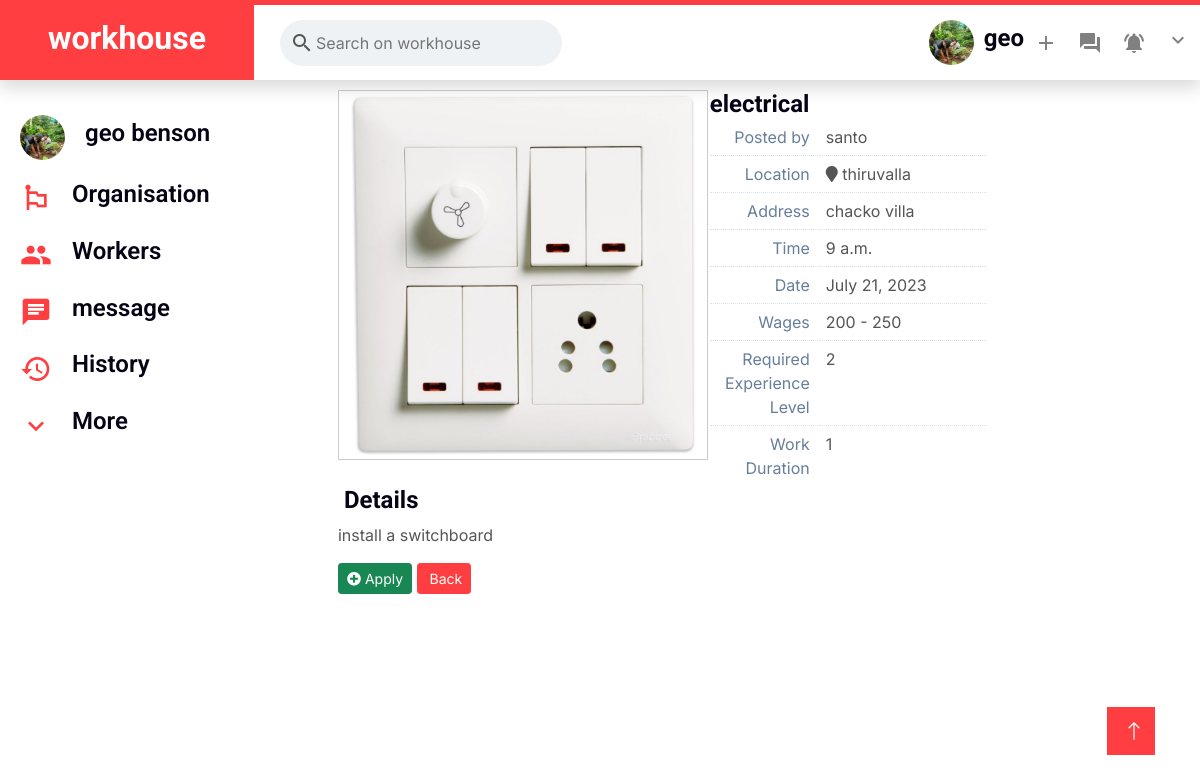
The app's page /job_single/7 (signed in) with its own data.
### main/models.py (models this page shows, shortened)
class Worker(AbstractBaseUser):
    first_name = models.CharField(max_length=150)
    last_name = models.CharField(max_length=150)
    email = models.EmailField()
    username =models.CharField(max_length=100,unique=True)
    password = models.CharField(max_length=128)
    phone_no =models.CharField(max_length=100,unique=True)
    location =models.CharField(max_length=150)
    user_image =models.ImageField(upload_to="workerProfile")
    dob =models.DateField(null=True)
    user_bio=models.CharField(max_length=150)
    type=models.CharField(max_length=100,default='worker')
    address=models.CharField(max_length=300)
    job_title=models.CharField(max_length=150,null= True)
    catagory=models.CharField(max_length=150,null= True)
    experience=models.CharField(max_length=150,null= True)
    skill_1 =models.CharField(max_length=150,null= True)
    skill_2 =models.CharField(max_length=150,null= True)
    skill_3 =models.CharField(max_length=150,null= True)
    id_proof=models.ImageField(upload_to="workerfile")
    exp_proof=models.ImageField(upload_to="workerfile")
    cv=models.ImageField(upload_to="workerfile")
    is_approved=models.BooleanField(null= True)
    status=models.CharField(max_length=100,null= True)
    is_report=models.BooleanField(null= True,default=True)

class Job_post(models.Model):
    post_id=models.AutoField(primary_key=True)
    user = models.ForeignKey(User, on_delete=models.CASCADE)
    job_title=models.CharField(max_length=150)
    job_description=models.CharField(max_length=350)
    location=models.CharField(max_length=150)
    address=models.CharField(max_length=250)
    time=models.TimeField()
    date=models.DateField()
    min_wage=models.CharField(max_length=150)
    max_wage=models.CharField(max_length=150)
    exp_lvl=models.CharField(max_length=150)
    expected_time=models.CharField(max_length=100)
    valid=models.BooleanField(null=True)
    photo=models.ImageField(upload_to="job_post")

class User(AbstractBaseUser):
    id=models.AutoField(primary_key=True)
    first_name = models.CharField(max_length=150)
    last_name = models.CharField(max_length=150)
    email = models.EmailField()
    username =models.CharField(max_length=100,unique=True)
    password = models.CharField(max_length=128)
    phone_no =models.CharField(max_length=100,unique=True)
    location =models.CharField(max_length=150)
    user_image =models.ImageField(upload_to="userProfile")
    dob =models.DateField(null=True)
    user_bio=models.CharField(max_length=150)
    type=models.CharField(max_length=100,default='user')
    address=models.CharField(max_length=300)
    def __str__(self):
        return self.username

### main/views.py (the view)
# urls.py: path('job_single/<id>',job_single,name="job_single"),
def job_single(request,id):
   username = request.session.get('username')
   worker=Worker.objects.get(username = username)
   post=Job_post.objects.get(post_id = id)
   context = {'worker':worker , 'post':post}
   return render(request,"job_single.html",context)

### main/templates/job_single.html (shortened to what this page needs)
{%load static%}
<!DOCTYPE html>
<html lang="en">
<head>
  <link href="{%static 'css/style(3).css'%}" rel="stylesheet" type="text/css">
  <link href="https://cdnjs.cloudflare.com/ajax/libs/font-awesome/5.10.0/css/all.min.css" rel="stylesheet">
  <link href="https://cdn.jsdelivr.net/npm/bootstrap-icons@1.4.1/font/bootstrap-icons.css" rel="stylesheet">
  <link href="{%static 'lib/animate/animate.min.css' %}" rel="stylesheet">
  <link href="{%static 'lib/owlcarousel/assets/owl.carousel.min.css' %}" rel="stylesheet">
  <link href="{%static 'css/bootstrap.min.css' %}" rel="stylesheet">
  <a href="#" class="btn btn-lg btn-primary btn-lg-square rounded-0 back-to-top"><i class="bi bi-arrow-up"></i></a>
</head>
<body>
    <nav class="navbar navbar-expand-lg bg-white navbar-light shadow border-top border-5 border-primary sticky-top p-0">
        <div class="header__left">
            <a href="index.html" class="navbar-brand bg-primary d-flex align-items-center px-4 px-lg-5">
                <h2 class="mb-2 text-white">workhouse</h2>
            </a>
            <div class="header__input">
              <span class="material-icons"> search </span>
              <input type="text" placeholder="Search on workhouse" />
            </div>
          </div>
        <div class="collapse navbar-collapse" id="navbarCollapse">
            <div class="navbar-nav ms-auto p-4 p-lg-0">
                <div class="header__right">
                    <div class="header__info">
                      <img
                        class="user__avatar"
                        src="/media/{{worker.user_image}}"
                        alt=""
                        width="45"
                        height="45"
                      />
                      <h4>{{worker.username}}</h4>
                    </div>
                    <span class="material-icons"> add </span>
                    <span class="material-icons"> forum </span>
                    <span class="material-icons"> notifications_active </span>
                    <div class="nav-item dropdown">
                    <span href="#" class="material-icons" data-bs-toggle="dropdown" style="pointer-events: none;"> expand_more </span>
                    </div>
                  </div>
                </div>
            </div>
    </nav>
    <div class="main__body ">
        <div class="sidebar">
          <div class="sidebarRow">
            <img
              class="user__avatar"
              src="/media/{{worker.user_image}}"
              alt="" width="45" height="45"
            />
            <h4>{{worker.first_name}} {{worker.last_name}}</h4>
          </div>
          <div class="sidebarRow">
            <span class="material-icons"> emoji_flags </span>
            <h4>Organisation</h4>
          </div>
          <div class="sidebarRow">
            <span class="material-icons"> people </span>
            <h4>Workers</h4>
          </div>
          <div class="sidebarRow">
            <span class="material-icons"> chat </span>
            <h4>message</h4>
          </div>
          <div class="sidebarRow">
            <span class="material-icons"> history </span>
            <h4>History</h4>
          </div>
          <div class="sidebarRow">
            <span class="material-icons"> expand_more </span>
            <h4>More</h4>
          </div>
        </div>
       <div class="feed">
        <div id="home" class="tab-pane in active">
            <div class="row">
                <div class="col-xs-12 col-sm-3 center">
                    <span class="">
                        <img class="profile-picture" alt=" Avatar" id="avatar2" src="/media/{{post.photo}}">
                    </span>
                </div>
                <div class="col-xs-12 col-sm-9">
                    <h4 class="blue profile-user-info">
                        <span class="middle">{{post.job_title}}</span>
                    </h4>
                    <div class="profile-user-info">
                        <div class="profile-info-row">
                            <div class="profile-info-name"> Posted by </div>
                            <div class="profile-info-value">
                                <span>{{post.user}}</span>
                            </div>
                        </div>
                        <div class="profile-info-row">
                            <div class="profile-info-name"> Location</div>
                            <div class="profile-info-value">
                                <i class="fa fa-map-marker light-orange bigger-110"></i>
                                <span>{{post.location}}</span>
                            </div>
                        </div>
                        <div class="profile-info-row">
                            <div class="profile-info-name"> Address </div>
                            <div class="profile-info-value">
                                <span>{{post.address}}</span>
                            </div>
                        </div>
                        <div class="profile-info-row">
                          <div class="profile-info-name"> Time </div>
                          <div class="profile-info-value">
                              <span>{{post.time}}</span>
                          </div>
                      </div>
                      <div class="profile-info-row">
                        <div class="profile-info-name"> Date </div>
                        <div class="profile-info-value">
                            <span>{{post.date}}</span>
                        </div>
                    </div>
                    <div class="profile-info-row">
                      <div class="profile-info-name"> Wages </div>
                      <div class="profile-info-value">
                          <span>{{post.min_wage}} - {{post.max_wage}}</span>
                      </div>
                  </div>
                        <div class="profile-info-row">
                            <div class="profile-info-name">Required Experience Level </div>
                            <div class="profile-info-value">
                                <span>{{post.exp_lvl}}</span>
                            </div>
                        </div>
                        <div class="profile-info-row">
                            <div class="profile-info-name"> Work Duration </div>
                            <div class="profile-info-value">
                                <span>{{post.expected_time}}</span>
                            </div>
                        </div>
                    </div>
                </div>
            </div>
            <div class="row">
                <div class="col-xs-12 col-sm-12">
                    <div class="widget-box transparent">
                        <div class="widget-header widget-header-small">
                            <h4 class="widget-title smaller">
                                Details
                            </h4>
                        </div>
                        <div class="widget-body">
                            <div class="widget-main">
                                <p>
                                   {{post.job_description}}
                                </p>
                            </div>
                    <a href="/notify/{{post.post_id}}" class="btn btn-sm btn-block btn-success">
                        <i class="ace-icon fa fa-plus-circle bigger-120"></i>
                        <span class="bigger-110">Apply</span>
                    </a>
                    <a href="#" class="btn btn-sm btn-block btn-primary">
                        <span class="bigger-110">Back</span>
                    </a>
                        </div>
                    </div>
                </div>
            </div>
        </div>
    </div>
      </div>
</body>
</html>

### main/static/css/style(3).css (style rules this page uses)
:root { --primary: #FF3E41; --secondary: #51CFED; --light: #F8F2F0; --dark: #060315; }
*, *::before, *::after { box-sizing: border-box; }
.back-to-top { position: fixed; display: none; right: 45px; bottom: 45px; z-index: 99; }
.btn { font-weight: 600; transition: .5s; }
.btn.btn-primary, .btn.btn-secondary { color: #FFFFFF; }
.btn-lg-square { width: 48px; height: 48px; }
.btn-square, .btn-sm-square, .btn-lg-square { padding: 0; display: flex; align-items: center; justify-content: center; font-weight: normal; }
.navbar-light .navbar-brand, .navbar-light a.btn { height: 75px; }
.navbar-light.sticky-top { top: -100px; transition: .5s; right: 0; }
* { margin: 0; box-sizing: border-box; }
.user__avatar { border-radius: 50%; width: 45px; }
.header__left { display: flex; align-items: center; justify-content: space-evenly; }
.header__input { display: flex; align-items: center; background-color: #eff2f5; padding: 10px; margin-left: 10px; border-radius: 999px; }
.header__input input { border: none; background-color: transparent; outline-width: 0; }
.header__info { display: flex; align-items: center; }
.header__info h4 { margin-left: 10px; }
.header__right { display: flex; align-items: center; }
.header__right .material-icons { color: gray; margin: 0 10px; right: 0; }
.sidebarRow { display: flex; align-items: center; padding: 10px; cursor: pointer; }
.sidebarRow h4 { margin-left: 20px; font-weight: 600; }
.sidebarRow .material-icons { font-size: xx-large; color: #FF3E41; }
.main__body { display: flex; }
body { background-color: #f1f2f5; }
.feed { flex: 1; padding: 30px 100px; display: flex; flex-direction: column; justify-content: center; align-items: center; }
.sidebar { padding: 25px 10px; flex: 0.33; }
@media (min-width: 769px) and (max-width: 1440px) { .feed { width: 50%; padding: 10px 50px; } }
html, .button { background: none; border: none; outline: none; cursor: pointer; transition: background-color ease 0.2s; }

### main/templates/job_single.html (style rules this page uses)
.profile-user-info { display: table; width: 98%; width: calc(50% - 24px); margin: 0 auto }
.profile-info-row { display: table-row }
.profile-info-name, .profile-info-value { display: table-cell; border-top: 1px dotted #D5E4F1 }
.profile-info-name { text-align: right; padding: 6px 10px 6px 4px; font-weight: 400; color: #667E99; background-color: transparent; width: 110px; vertical-align: middle }
.profile-info-value { padding: 6px 4px 6px 6px }
.profile-info-row:first-child .profile-info-name, .profile-info-row:first-child .profile-info-value { border-top: none }
.profile-picture { border: 1px solid #CCC; background-color: #FFF; padding: 4px; display: inline-block; max-width: 200%; max-height: 200%; -webkit-box-sizing: border-box; -moz-box-sizing: border-box; box-sizing: border-box; box-shadow: 1px 1px 1px rgba(246, 242, 242, 0.15) }

### records on screen
Worker: user_image (picture), username "geo", first_name "geo", last_name "benson"
Job_post: photo (picture), job_title "electrical", user "santo", location "thiruvalla", address "chacko villa", time "9 a.m.", date "July 21, 2023", min_wage "200", max_wage "250", exp_lvl "2", expected_time "1", job_description "install a switchboard"
